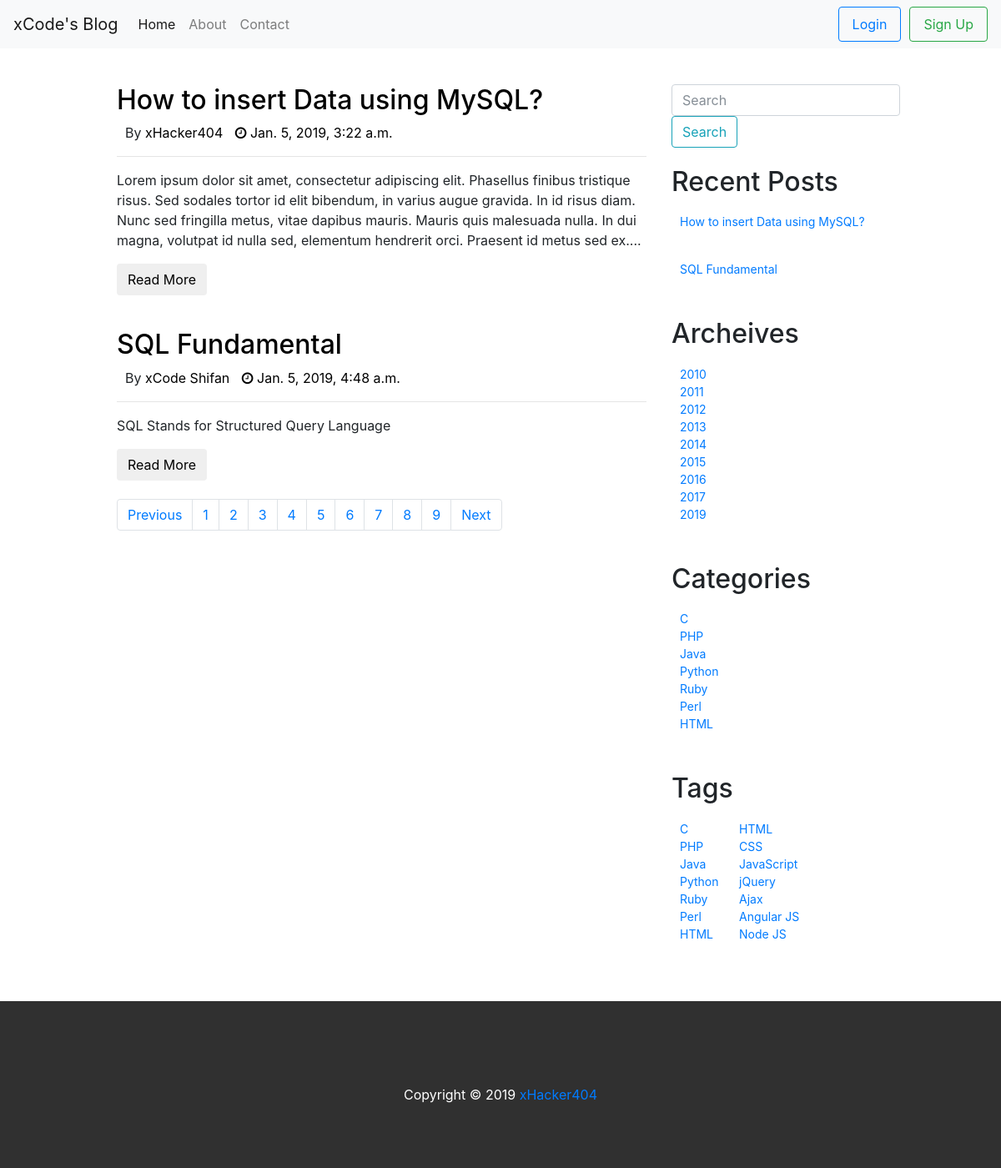
Before: / with the older database file.
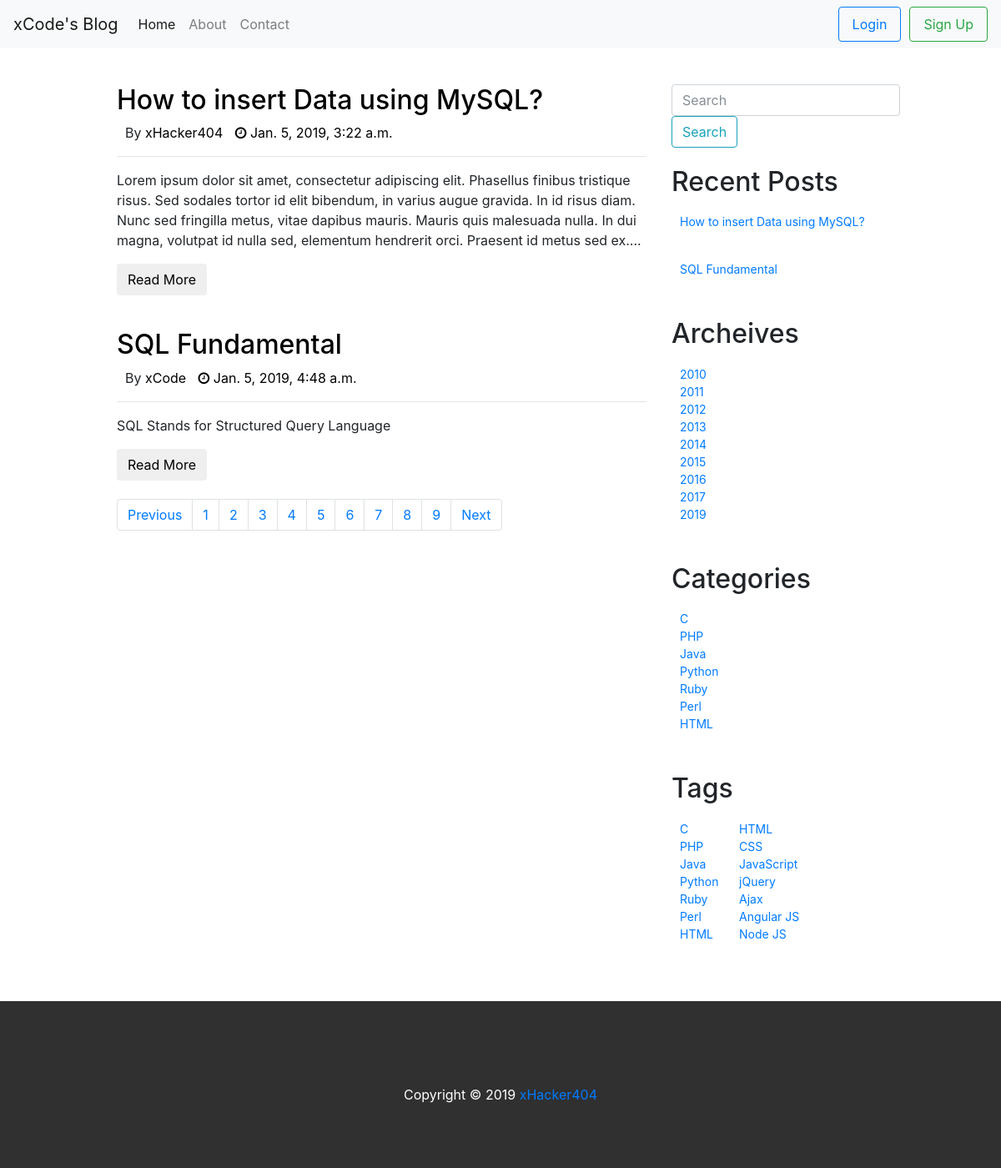
After: the same page with the newer database file.
### blog/models.py (models this page shows, shortened)
class Post(models.Model):
    title = models.CharField(max_length=250,unique=True)
    content = models.CharField(max_length=1000)
    author = models.CharField(max_length=100, default="xHacker404")
    published_date = models.DateTimeField()

### blog/views.py (the view)
# urls.py: path('', views.index, name="index"),
def index(request):
    post_list = Post.objects.order_by('published_date')
    my_dict = {'posts':post_list}
    return render(request, 'blog/index.html', context=my_dict)

### templates/blog/index.html (shortened to what this page needs)
<!DOCTYPE html>
{% load staticfiles %}
<html lang="us">
<head>
    <link href="{% static "css/bootstrap.min.css" %}"rel="stylesheet" type="text/css">
    <link href="{% static "css/jquery-ui.css" %}" rel="stylesheet">
    <link rel="stylesheet" href="https://cdnjs.cloudflare.com/ajax/libs/font-awesome/4.7.0/css/font-awesome.min.css">
    <link href="{% static "css/style.css" %}" rel="stylesheet" type="text/css">
</head>
<body>
		<div class="row">
        <div class="col-md-12">
            <nav class="navbar navbar-expand-lg navbar-light bg-light fixed-top">
              <a class="navbar-brand" href="index.html">xCode's Blog</a>
              <div class="collapse navbar-collapse" id="navbarSupportedContent">
                <ul class="navbar-nav mr-auto">
                  <li class="nav-item active">
                    <a class="nav-link" href="index.html">Home <span class="sr-only">(current)</span></a>
                  </li>
                  <li class="nav-item">
                    <a class="nav-link" href="#">About</a>
                  </li>
                  <li class="nav-item">
                    <a class="nav-link " href="#">Contact</a>
                  </li>
                </ul>
                <form class="form-inline my-2 my-lg-0">
                  <a class="nav-link btn btn-outline-primary" href="login.html" >Login</a>
                  <a class="nav-link btn btn-outline-success" href="sign-up.html" style="margin-left: 10px">Sign Up</a>
                </form>
              </div>
         </nav>
        </div>
    </div>
    <div class="container">
        <div class="row" style="margin-top:100px ">
            <div class="col-md-1" id="left-sidebar"></div>
            <div class="col-md-7">
							{% if posts %}
									{% for post in posts %}
								<div class="post">
                    <h2><a href="single.html"> {{ post.title}} </a></h2>
                    <ul>
                        <li>By  <a href="archeive.html">{{ post.author}}</a></li>
                        <li><a href="archeive.html"> <i class="fa fa-clock-o" aria-hidden="true"></i> {{ post.published_date }}</a></li>
                    </ul>
                    <hr>
                    <p>{{post.content}}</p>
                    <button class="btn"><a href="single.html">Read More</a></button>
                </div>
								{% endfor %}
								<nav aria-label="Page navigation example" style="margin-top:22px">
											<ul class="pagination" style="position: relative; align-self: center">
												<li class="page-item"><a class="page-link" href="#">Previous</a></li>
												<li class="page-item"><a class="page-link" href="#">1</a></li>
												<li class="page-item"><a class="page-link" href="#">2</a></li>
												<li class="page-item"><a class="page-link" href="#">3</a></li>
												<li class="page-item"><a class="page-link" href="#">4</a></li>
												<li class="page-item"><a class="page-link" href="#">5</a></li>
												<li class="page-item"><a class="page-link" href="#">6</a></li>
												<li class="page-item"><a class="page-link" href="#">7</a></li>
												<li class="page-item"><a class="page-link" href="#">8</a></li>
												<li class="page-item"><a class="page-link" href="#">9</a></li>
												<li class="page-item"><a class="page-link" href="#">Next</a></li>
											</ul>
								</nav>
								{% else %}
								<p>Sorry!! No post has been found!!!</p>
								{% endif %}
            </div>
            <div class="col-md-4" id="right-sidebar">
                <form class="form-inline">
                    <input class="form-control mr-sm-2" type="text" placeholder="Search">
                    <button class="btn btn-outline-info my-2 my-sm-0" type="submit">Search</button>
               </form>
                 <div class="widget">
                    <h2>Recent Posts</h2>
										{% if posts %}
											{% for post in posts %}
										<ul>
                        <li> <a href="#">{{post.title}}</a> </li>
                    </ul>
											{% endfor %}
										{% else %}
										<p>No Recent Post!</p>
										{% endif %}
                </div>
                <div class="widget">
                    <h2>Archeives</h2>
                    <ul>
                        <li> <a href="#">2010</a> </li>
                        <li> <a href="#">2011</a> </li>
                        <li> <a href="#">2012</a> </li>
                        <li> <a href="#">2013</a> </li>
                        <li> <a href="#">2014</a> </li>
                        <li> <a href="#">2015</a> </li>
                        <li> <a href="#">2016</a> </li>
                        <li> <a href="#">2017</a> </li>
                        <li> <a href="#">2019</a> </li>
                    </ul>
                </div>
                <div class="widget">
                    <h2>Categories</h2>
                    <ul>
                        <li> <a href="#">C</a> </li>
                        <li> <a href="#">PHP</a> </li>
                        <li> <a href="#">Java</a> </li>
                        <li> <a href="#">Python</a> </li>
                        <li> <a href="#">Ruby</a> </li>
                        <li> <a href="#">Perl</a> </li>
                        <li> <a href="#">HTML</a> </li>
                    </ul>
                </div>
                <div class="widget">
                    <h2>Tags</h2>
                    <ul>
                        <li> <a href="#">C</a> </li>
                        <li> <a href="#">PHP</a> </li>
                        <li> <a href="#">Java</a> </li>
                        <li> <a href="#">Python</a> </li>
                        <li> <a href="#">Ruby</a> </li>
                        <li> <a href="#">Perl</a> </li>
                        <li> <a href="#">HTML</a> </li>
                    </ul>
                    <ul>
                        <li> <a href="#">HTML</a> </li>
                        <li> <a href="#">CSS</a> </li>
                        <li> <a href="#">JavaScript</a> </li>
                        <li> <a href="#">jQuery</a> </li>
                        <li> <a href="#">Ajax</a> </li>
                        <li> <a href="#">Angular JS</a> </li>
                        <li> <a href="#">Node JS</a> </li>
                    </ul>
                </div>
            </div>
        </div>
    </div>
    <div class="row">
            <div class="col-md-12">
                <footer>
                    Copyright &copy; 2019 <a href="http://xHacker404.com">xHacker404</a>
                </footer>
            </div>
    </div>
</body>
</html>

### static/css/style.css (style rules this page uses)
.widget { margin-top:22px; }
.widget ul { padding: 10px; display:inline-block; }
.widget ul li { list-style-type:none; display: block; color:blue; font-size:14px; margin-left:0; }
.post:first-child { margin-top:0px; }
.post { margin-top:40px; }
.post a { text-decoration: none; color: black; }
.post ul { padding: 0; }
.post ul li { list-style: none; display: inline; margin-left:10px; }
footer { background:#303030; color:white; text-align: center; padding:100px; height:200px; margin-top:44px; }

Changed rows visible on the page:
changed Post "SQL Fundamental": author "xCode Shifan" → "xCode"
